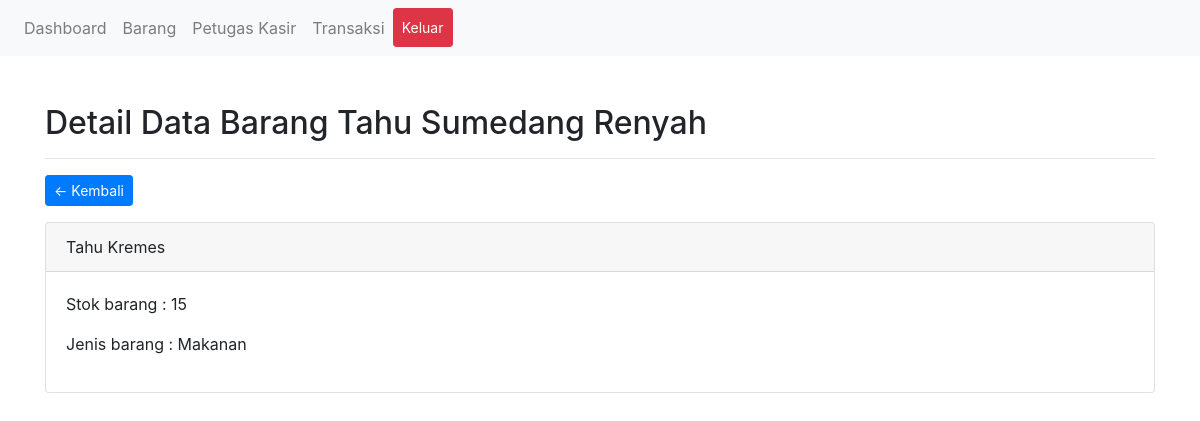
/admin/data-barang.php?h=detail&id=7 (signed in), run on the app's committed database.
### tables this page shows
CREATE TABLE `tb_barang` (
  `id` int(11) NOT NULL,
  `nama_barang` varchar(255) NOT NULL,
  `stok_barang` bigint(20) NOT NULL,
  `jenis_barang` varchar(255) NOT NULL,
  `harga` varchar(100) NOT NULL
);

### admin/includes/detail.php (the view)
<div class="container mt-5">
	<h2>Detail Data Barang Tahu Sumedang Renyah</h2>
	<hr>
	<a href="data-barang.php" class="btn btn-primary btn-sm float-left">&larr; Kembali</a>
	<div class="clearfix"></div>
	<?php
		$sql = $conn->query("SELECT * FROM tb_barang WHERE id = '".$_GET['id']."'");
		$data = $sql->fetch_assoc();
	?>
	<div class="card mt-3">
		<div class="card-header">
			<?= $data['nama_barang'] ?>
		</div>
		<div class="card-body">
			<p>Stok barang : <?= $data['stok_barang'] ?></p>
			<p>Jenis barang : <?= $data['jenis_barang'] ?></p>
		</div>
	</div>
</div>

### data on the page
tb_barang: nama_barang "Tahu Kremes", stok_barang "15", jenis_barang "Makanan"
